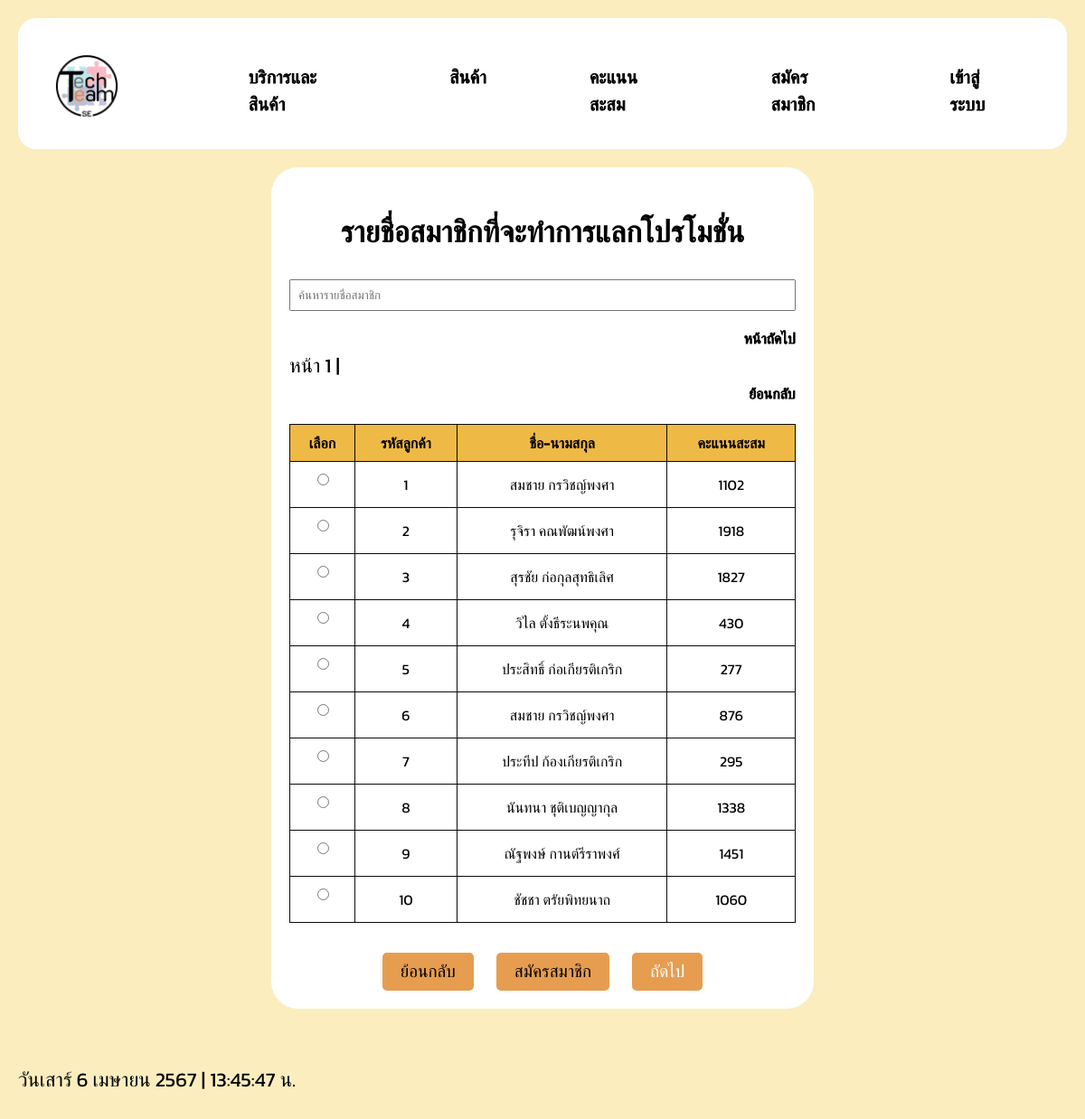
The app's page /member3.php with its own data.
### tables this page shows
CREATE TABLE `member` (
  `Member_Id` int(11) NOT NULL,
  `Member_Name` varchar(100) NOT NULL,
  `Member_Tel` varchar(100) NOT NULL,
  `Member_Point` int(11) NOT NULL,
  `Member_PointUse` int(11) NOT NULL,
  `Member_PointAdd` int(11) NOT NULL,
  `Member_Since` date NOT NULL,
  `Member_Status` varchar(100) NOT NULL,
  `Member_Period` varchar(100) NOT NULL,
  `Member_Address` varchar(100) NOT NULL,
  `Member_Subdistrict` varchar(100) NOT NULL,
  `Member_Dustrict` varchar(100) NOT NULL,
  `Member_Province` varchar(100) NOT NULL
);

### member3.php (the view, shortened to what this page needs)
<?php
include('include/config.php');
?>
<!doctype html>
<html class="no-js" lang="en">
<head>
    <link rel="stylesheet" href="assets/css/style.css">
</head>
<body>
    <div class="header">
        <div class="menu">
            <div class="logo">
                <img onclick="document.location='index.html'" class="img-fluid h-100" src="img/TechTeam.png" alt="">
            </div>
            <a href="member.php">บริการและสินค้า</a>
            <a href="member1.php">สินค้า</a>
            <a href="point.php">คะแนนสะสม</a>
            <a href="register.php">สมัครสมาชิก</a>
            <a href="login.php">เข้าสู่ระบบ</a>
        </div>
    </div>
    <section id="contact" class="contact">
        <div class="container">
            <div class="single-contact-box">
                <form method='post' action='promotion.php'>
                    <h2><b><center>รายชื่อสมาชิกที่จะทำการแลกโปรโมชั่น</center></b></h2>
                    <input class="search-box" type="text" id="searchInput" onkeyup="searchTable()" placeholder="ค้นหารายชื่อสมาชิก">
                    <table class="table">
                        <thead>
                            <tr>
                                <th>เลือก</th>
                                <th>รหัสลูกค้า</th>
                                <th>ชื่อ-นามสกุล</th>
                                <th>คะแนนสะสม</th>
                            </tr>
                        </thead>
                        <tbody>
                        <?php
                            $limit = 10;
                            $page = isset($_GET['page']) ? $_GET['page'] : 1;
                            $offset = ($page - 1) * $limit;
                            $sql = "SELECT `Member_Id`, `Member_Name`, `Member_Point` FROM `member` LIMIT $limit OFFSET $offset";
                            $result = $mysqli_p->query($sql);
                            while ($row = $result->fetch_assoc()): ?>
                                <tr>
                                    <td>
                                        <input type='radio' name='selected_member' value="<?php echo $row["Member_Id"]; ?>">
                                    </td>
                                    <td class="Member_Id">
                                        <?php echo $row['Member_Id']; ?>
                                    </td>
                                    <td class="Member_Name">
                                        <?php echo $row['Member_Name']; ?>
                                    </td>
                                    <td class="Member_Tel">
                                        <?php echo $row['Member_Point']; ?>
                                    </td>
                                    </tr>
                            <?php endwhile; ?>
                            <a href="?page=<?php echo $page + 1; ?>" class="page-link">หน้าถัดไป</a>
                            <?php
                            $previous_page = ($page - 1 > 0) ? $page - 1 : 1;
                            echo "<span class='page-number'>หน้า $page | </span><a href='?page=$previous_page' class='page-link'>ย้อนกลับ</a>";
                            ?>
                        </tbody>
                    </table><br>
                    <div>
                        <center>
                            <input class="btn" type="button" onclick="document.location='index.html'" value="ย้อนกลับ">
                            <input class="btn" type="button" onclick="document.location='register.php'" value="สมัครสมาชิก">
                            <button class="btn" type="submit" name="selectname">ถัดไป</button>
                        </center>
                    </div>
                </form>
            </div>
        </div>
    </section>
    <p class="time" id="real-time"></p>
</body>
</html>

### assets/css/style.css (style rules this page uses)
body { font-family: 'Kanit', sans-serif; font-size: 22px; background-color: #fbedbe; color: #000; margin: 0; padding: 20px; display: flex; flex-direction: column; align-items: flex; }
p.time { position: left; bottom: 8px; left: 16px; }
a { --fill-color: #000000; position: relative; display: block; padding: 2px 0; font-family: 'Kanit', sans-serif; text-decoration: none; text-transform: uppercase; -webkit-text-stroke: 1px var(--fill-color); background: linear-gradient(var(--fill-color) 0 100%) right / 0 no-repeat; color: transparent; background-clip: text; transition: 0.5s linear; margin-left: auto; }
.logo img { padding: 11px; display: flex; width: 120px; height: auto; margin-right: 51px; }
.menu { display: flex; justify-content: center; background-color: #ffffff; border-radius: 20px; padding: 5px; width: auto; overflow: hidden; height: 135px; }
.menu a { color: #000; text-decoration: none; margin: 0 30px; font-size: 20px; padding: 50px; border-radius: 5px; transition: background-color 0.3s, color 0.3s; cursor: pointer; padding: 45px 27px; }
.container { max-width: 600px; margin: 0 auto; padding: 20px; }
form { display: flex; flex-direction: column; }
input { padding: 8px; margin-bottom: 16px; }
button { background-color: #92510b; color: #fff; padding: 10px 5px; border: none; border-radius: 4px; cursor: pointer; }
.single-contact-box { background-color: #fff; padding: 20px; margin-bottom: 20px; border-radius: 30px; }
.btn { display: inline-block; background-color: #e69d50; text-decoration: none; padding: 10px 20px; margin: 0 10px; border-radius: 5px; border: none; cursor: pointer; font-size: 19px; }
table { width: 100%; border-collapse: collapse; margin-top: 20px; }
th, td { border: 1px solid #0a0a0a; padding: 8px; text-align: center; font-size: 16px; }
th { background-color: #efb945; }
.search-box { float: right; margin-right: 0; }
.page-link { font-family: 'Kanit', sans-serif; text-decoration: none; color: #000; font-size: initial; }

### records on screen
member: Member_Id "1", Member_Name "สมชาย กรวิชญ์พงศา", Member_Point "1102"
member: Member_Id "2", Member_Name "รุจิรา คณพัฒน์พงศา", Member_Point "1918"
member: Member_Id "3", Member_Name "สุรชัย ก่อกุลสุทธิเลิศ", Member_Point "1827"
member: Member_Id "4", Member_Name "วิไล ตั้งธีระนพคุณ", Member_Point "430"
member: Member_Id "5", Member_Name "ประสิทธิ์ ก่อเกียรติเกริก", Member_Point "277"
member: Member_Id "6", Member_Name "สมชาย กรวิชญ์พงศา", Member_Point "876"
member: Member_Id "7", Member_Name "ประทีป ก้องเกียรติเกริก", Member_Point "295"
member: Member_Id "8", Member_Name "นันทนา ชุติเบญญากุล", Member_Point "1338"
member: Member_Id "9", Member_Name "ณัฐพงษ์ กานต์รีราพงศ์", Member_Point "1451"
member: Member_Id "10", Member_Name "ชัชชา ตรัยพิทยนาถ", Member_Point "1060"

### other values on screen
$page "1"
